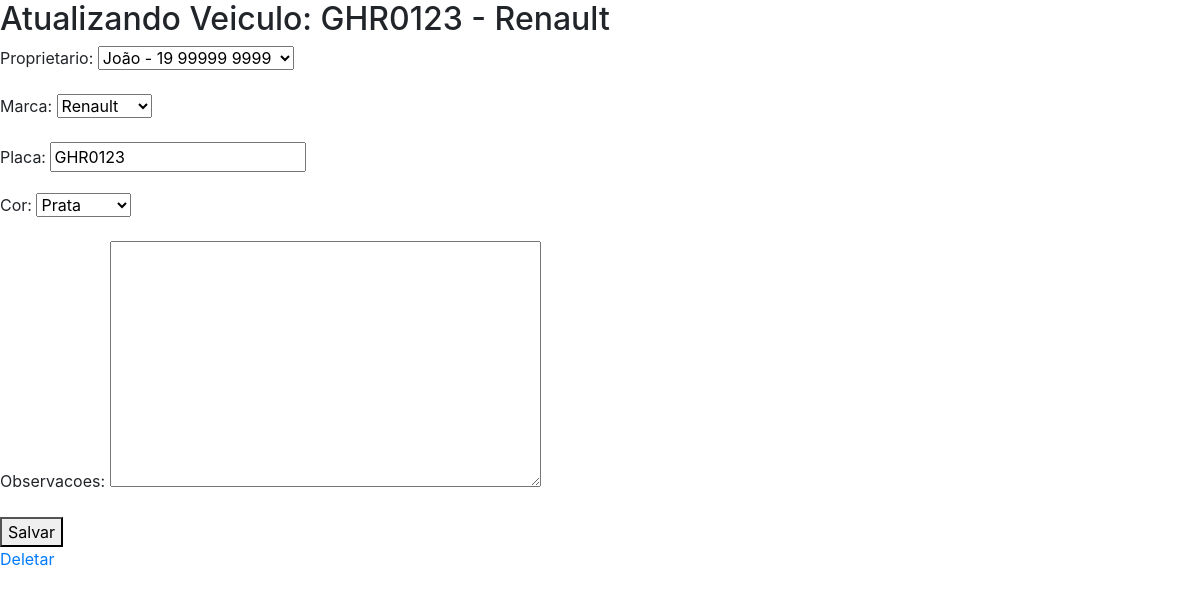
Page /core/veiculos-update/1 on the committed database.
### core/models.py (models this page shows)
class Veiculo(models.Model):
    proprietario = models.ForeignKey('Pessoa', on_delete=models.CASCADE)
    marca = models.ForeignKey('Marca', on_delete=models.CASCADE)
    placa = models.CharField(max_length=10)
    cor = models.ForeignKey('CorVeiculo', on_delete=models.CASCADE)
    observacoes = models.TextField(blank=True)
    def __str__(self):
        return f'{self.placa} - {self.marca}'

class Marca(models.Model):
    descricao = models.CharField(max_length=30)
    def __str__(self):
        return f'{self.descricao}'

### core/views.py (the view)
def veiculo_update(request, id):
    dados = {}
    veiculo = Veiculo.objects.get(id=id)
    form = VeiculoForm(request.POST or None, instance=veiculo)
    dados['veiculo'] = veiculo
    dados['form'] = form
    if request.method == 'POST':
        if form.is_valid():
            form.save()
            return redirect('core_lista_veiculos')
    else:
        return render(request, 'core/update_veiculo.html', dados)

### core/forms.py
class VeiculoForm(ModelForm):
    class Meta:
        model = Veiculo
        fields = '__all__'

### core/models.py (called while the page is built)
    def __str__(self):
        return f'{self.nome} - {self.telefone}'

    def __str__(self):
        return self.descricao

### core/templates/core/update_veiculo.html (shortened to what this page needs)
{% extends "base.html" %}
{% block main %}
    <h2>Atualizando Veiculo: {{ veiculo }}</h2>
    <form action="{% url 'core_veiculo_update' veiculo.id %}" method="POST">
        {{ form.as_p }}
        <button type="submit">Salvar</button>
    </form>
    <a href="{% url 'core_veiculo_delete' veiculo.id %}">Deletar</a>
{% endblock main %}

### rows in the picture
Veiculo: placa+marca "GHR0123 - Renault", proprietario "João - 19 99999 9999", marca "Renault", placa "GHR0123", cor "Prata"
